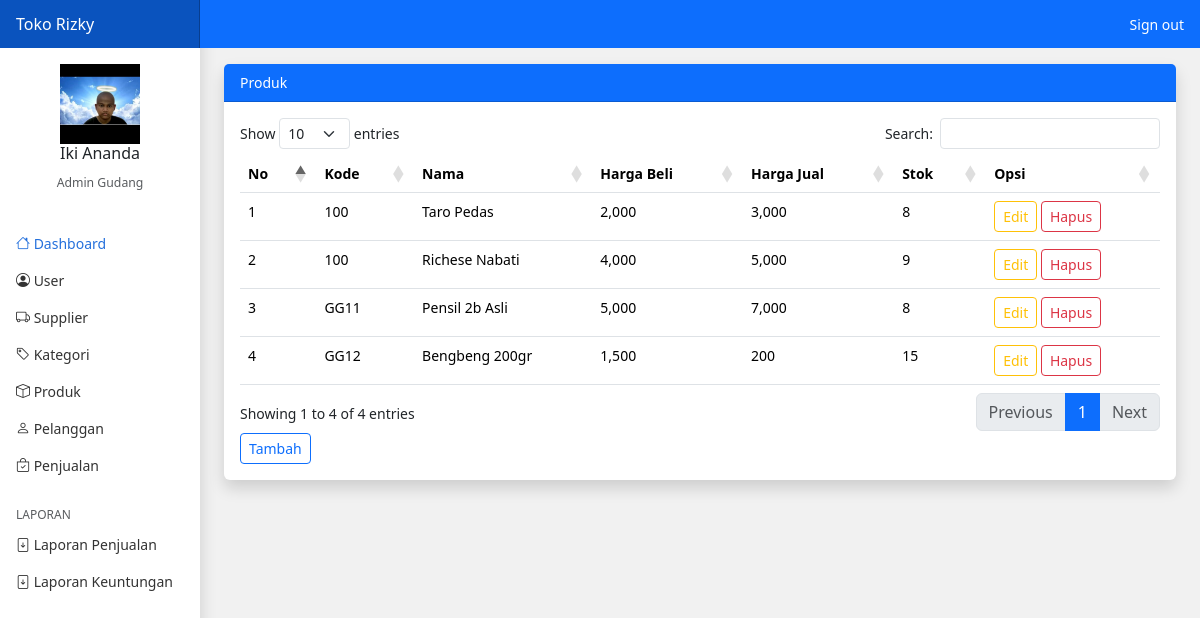
The app's page /gudang/index.php?page=produk (signed in) with its own data.
### tables this page shows
CREATE TABLE `produk` (
  `id_produk` int(11) NOT NULL,
  `id_supplier` int(11) NOT NULL,
  `id_kategori` int(11) NOT NULL,
  `id_toko` int(11) NOT NULL,
  `kode_produk` varchar(25) NOT NULL,
  `nama_produk` varchar(255) NOT NULL,
  `beli_produk` int(11) NOT NULL,
  `jual_produk` int(11) NOT NULL,
  `stok_produk` int(11) NOT NULL,
  `foto_produk` varchar(255) NOT NULL,
  `keterangan_produk` text NOT NULL
);

### gudang/produk.php (the view)
<?php
$id_toko =$_SESSION['user']['id_toko'];
$produk = array();
$ambil = $koneksi->query("SELECT * FROM produk WHERE id_toko ='$id_toko'");
while($tiap = $ambil->fetch_assoc())
{
    $produk[] = $tiap;
}
?>
<div class="card border-0 shadow">
    <div class="card-header bg-primary text-white">Produk</div>
    <div class="card-body">
        <table class="table" id="example">
            <thead>
                <tr>
                    <th>No</th>
                    <th>Kode</th>
                    <th>Nama</th>
                    <th>Harga Beli</th>
                    <th>Harga Jual</th>
                    <th>Stok</th>
                    <th>Opsi</th>
                </tr>
            </thead>
            <tbody>
                <?php foreach ($produk as $key => $value): ?>
                <tr>
                    <td><?php echo $key +1 ?></td>
                    <td><?php echo $value["kode_produk"] ?></td>
                    <td><?php echo $value["nama_produk"] ?></td>
                    <td><?php echo number_format($value["beli_produk"]) ?></td>
                    <td><?php echo number_format($value["jual_produk"]) ?></td>
                    <td><?php echo number_format($value["stok_produk"]) ?></td>
                    <td>
                        <a class="btn btn-outline-warning btn-sm" href="index.php?page=produk_edit&id=<?php echo $value["id_produk"] ?>">Edit</a>
                        <a class="btn btn-outline-danger btn-sm" href="index.php?page=produk_hapus&id=<?php echo $value["id_produk"] ?>">Hapus</a>
                    </td>
                </tr>
                <?php endforeach ?>
            </tbody>
        </table>
        <a class="btn btn-outline-primary btn-sm" href="index.php?page=produk_tambah">Tambah</a>
    </div>
</div>

### assets/css/dashboard.css (style rules this page uses)
body { font-size: .875rem; }

### records on screen
produk: kode_produk "100", nama_produk "Taro Pedas", beli_produk "2,000", jual_produk "3,000", stok_produk "8"
produk: kode_produk "100", nama_produk "Richese Nabati", beli_produk "4,000", jual_produk "5,000", stok_produk "9"
produk: kode_produk "GG11", nama_produk "Pensil 2b Asli", beli_produk "5,000", jual_produk "7,000", stok_produk "8"
produk: kode_produk "GG12", nama_produk "Bengbeng 200gr", beli_produk "1,500", jual_produk "200", stok_produk "15"

### other values on screen
$_SESSION['user']['nama_user'] "Iki Ananda"
